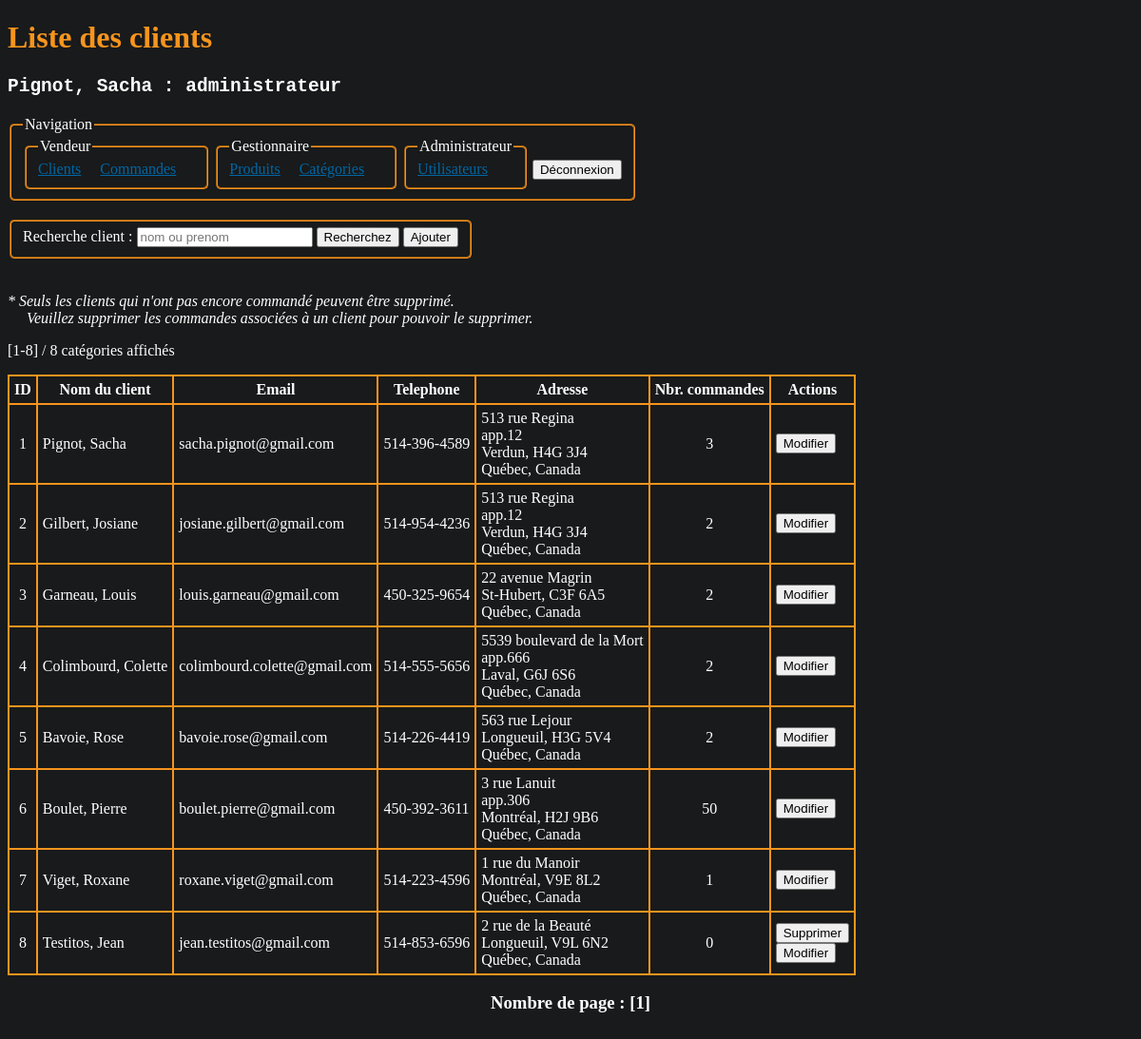
Screenshot of /clients/index.php (signed in) with the database file from the repository.
### tables this page shows
CREATE TABLE IF NOT EXISTS `clients` (
  `client_id` INT NOT NULL AUTO_INCREMENT,
  `client_nom` VARCHAR(255) NOT NULL,
  `client_prenom` VARCHAR(255) NOT NULL,
  `client_email` VARCHAR(255) NOT NULL,
  `client_telephone` VARCHAR(255) NOT NULL,
  `client_adresse` VARCHAR(255) NOT NULL,
  `client_adresse2` VARCHAR(255) NULL,
  `client_ville` VARCHAR(255) NOT NULL,
  `client_cp` VARCHAR(255) NOT NULL,
  PRIMARY KEY (`client_id`),
  UNIQUE INDEX `client_email_UNIQUE` (`client_email` ASC));

### inc/sql.php (called while the page is built, shortened)
    <?php
function NombreClients($conn)
{
    $req = "SELECT COUNT(client_id) AS 'nombre' FROM clients";
    if ($result = mysqli_query($conn, $req)) {
        $nbResult = mysqli_num_rows($result);
        if ($nbResult) {
            mysqli_data_seek($result, 0);
            $row = mysqli_fetch_array($result, MYSQLI_ASSOC);
            $nombre = $row["nombre"];
        }
        return $nombre;
    } else {
        errSQL($conn);
        exit;
    }
}
function ListerClients($conn, $recherche = "")
{
    $req = "SELECT CL.*, COUNT(CO.commande_id) AS 'nbr_commandes'
    FROM clients AS CL
    LEFT JOIN
        commandes AS CO ON CL.client_id = CO.fk_client_id
    WHERE (CL.client_nom LIKE ?) OR (CL.client_prenom LIKE ?)
    GROUP BY
        CL.client_id";
    $stmt = mysqli_prepare($conn, $req);
    $recherche = "%" . trim($recherche) . "%";
    mysqli_stmt_bind_param($stmt, "ss", $recherche, $recherche);
    if (mysqli_stmt_execute($stmt)) {
        $result = mysqli_stmt_get_result($stmt);
        $nbResult = mysqli_num_rows($result);
        $liste = array();
        if ($nbResult) {
            mysqli_data_seek($result, 0);
            while ($row = mysqli_fetch_array($result, MYSQLI_ASSOC)) {
                $liste[] = $row;
            }
        }
        return $liste;
    } else {
        return $liste;
    }
}
            mysqli_rollback($conn); ?>

### clients/index.php (the view, shortened to what this page needs)
<?php
require_once("../inc/sql.php");
$recherche = isset($_POST['recherche']) ? trim($_POST['recherche']) : "";
$nombreClients = NombreClients($conn);
$nombrePages = ceil($nombreClients / 10);
$pageActuelle = 1;
if (isset($_GET['page'])) {
    $pageActuelle = $_GET['page'];
} elseif ($pageActuelle > $nombrePages) {
    $pageActuelle = $nombrePages;
} else {
    $pageActuelle = 1;
}
$offset = ($pageActuelle - 1) * 10;
$liste = ListerClients($conn, $recherche);
?>
<!DOCTYPE html>
<html lang="fr">
<head>
    <link rel="stylesheet" href="../assets/css/main.css">
</head>
<body>
    <h1>Liste des clients</h1>
    <h2>
        <pre><?= $_SESSION['utilisateur']["utilisateur_nom"] . ", " . $_SESSION['utilisateur']["utilisateur_prenom"] . " : " . $_SESSION['utilisateur']["utilisateur_type"] ?></pre>
    </h2>
    <?php include("../menu.php"); ?>
    <form id="recherche" action="" method="post">
        <fieldset>
            <label>Recherche client : </label>
            <input type="text" name="recherche" value="<?= $recherche ?>" placeholder="nom ou prenom">
            <input type="submit" value="Recherchez">
            <button class="ajout"><a href="ajout.php">Ajouter</a></button>
        </fieldset>
    </form>
    <p><i>* Seuls les clients qui n'ont pas encore commandé peuvent être supprimé.<br><span class="margin_left">Veuillez supprimer les commandes associées à un client pour pouvoir le supprimer.</span></i></p>
    <p>[<?= $offset + 1 ?>-<?= (($offset + 1) + 9) > $nombreClients ? $nombreClients : (($offset + 1) + 9) ?>] / <?= $nombreClients ?> catégories affichés</p>
    <table>
        <tr>
            <th>ID</th>
            <th>Nom du client</th>
            <th>Email</th>
            <th>Telephone</th>
            <th>Adresse</th>
            <th>Nbr. commandes</th>
            <th>Actions</th>
        </tr>
        <?php foreach ($liste as $row) :
        ?>
            <tr>
                <td class="txtcenter"><?= $row["client_id"] ?></td>
                <td><?= $row["client_nom"] . ", " . $row["client_prenom"] ?></td>
                <td><?= $row["client_email"] ?></td>
                <td><?= $row["client_telephone"] ?></td>
                <td><?php echo $row["client_adresse"];
                    echo isset($row["client_adresse2"]) ? "<br>" . $row["client_adresse2"] : "";
                    echo "<br>" . $row["client_ville"] . ", " . $row["client_cp"] .
                        "<br>Québec, Canada" ?></td>
                <td class="txtcenter"><?= $row["nbr_commandes"] ?></td>
                <td><?php if ($row["nbr_commandes"] == 0) : ?>
                        <form action="" method="post">
                            <input type="submit" value="Supprimer">
                        </form>
                    <?php endif; ?>
                    <form action="" method="post">
                        <input type="submit" value="Modifier">
                    </form>
                </td>
            </tr>
        <?php endforeach; ?>
    </table>
    <h3 class="pagination">Nombre de page :
        <?php
        for ($i = 1; $i <= $nombrePages; ++$i) {
            if ($i == $pageActuelle) {
                echo "[" . $i . "] ";
            } else {
                echo "<a href=index.php?page=" . $i . ">" . $i . "</a> ";
            }
        }
        ?>
    </h3>
</body>
</html>

### assets/css/style.css (style rules this page uses)
body { background-color: #181a1b; color: white; padding-bottom: 200px; }
h1 { color: #F7941D; }
a { color: #0066a4; }
button a { text-decoration: none; color: black; }
fieldset { display: inline; border-radius: 5px; border-color: #F7941D ; margin-bottom: 20px; }
table { border-collapse: collapse; }
table,th, td { border: 2px solid #F7941D; }
th, td { padding: 5px; }
.txtcenter { text-align: center; }
.margin_left { margin-left: 20px; }
.pagination { text-align: center; }

### rows the page displays
clients: client_id "1", client_nom "Pignot", client_prenom "Sacha", client_email "sacha.pignot@gmail.com", client_telephone "514-396-4589", client_adresse "513 rue Regina", client_adresse2 "app.12", client_ville "Verdun", client_cp "H4G 3J4", nbr_commandes "3"
clients: client_id "2", client_nom "Gilbert", client_prenom "Josiane", client_email "josiane.gilbert@gmail.com", client_telephone "514-954-4236", client_adresse "513 rue Regina", client_adresse2 "app.12", client_ville "Verdun", client_cp "H4G 3J4", nbr_commandes "2"
clients: client_id "3", client_nom "Garneau", client_prenom "Louis", client_email "louis.garneau@gmail.com", client_telephone "450-325-9654", client_adresse "22 avenue Magrin", client_ville "St-Hubert", client_cp "C3F 6A5", nbr_commandes "2"
clients: client_id "4", client_nom "Colimbourd", client_prenom "Colette", client_email "colimbourd.colette@gmail.com", client_telephone "514-555-5656", client_adresse "5539 boulevard de la Mort", client_adresse2 "app.666", client_ville "Laval", client_cp "G6J 6S6", nbr_commandes "2"
clients: client_id "5", client_nom "Bavoie", client_prenom "Rose", client_email "bavoie.rose@gmail.com", client_telephone "514-226-4419", client_adresse "563 rue Lejour", client_ville "Longueuil", client_cp "H3G 5V4", nbr_commandes "2"
clients: client_id "6", client_nom "Boulet", client_prenom "Pierre", client_email "boulet.pierre@gmail.com", client_telephone "450-392-3611", client_adresse "3 rue Lanuit", client_adresse2 "app.306", client_ville "Montréal", client_cp "H2J 9B6", nbr_commandes "50"
clients: client_id "7", client_nom "Viget", client_prenom "Roxane", client_email "roxane.viget@gmail.com", client_telephone "514-223-4596", client_adresse "1 rue du Manoir", client_ville "Montréal", client_cp "V9E 8L2", nbr_commandes "1"
clients: client_id "8", client_nom "Testitos", client_prenom "Jean", client_email "jean.testitos@gmail.com", client_telephone "514-853-6596", client_adresse "2 rue de la Beauté", client_ville "Longueuil", client_cp "V9L 6N2", nbr_commandes "0"

### other values shown
$_SESSION['utilisateur']["utilisateur_nom"] "Pignot"
$_SESSION['utilisateur']["utilisateur_prenom"] "Sacha"
$_SESSION['utilisateur']["utilisateur_type"] "administrateur"
$offset + 1 "1"
$nombreClients "8"
